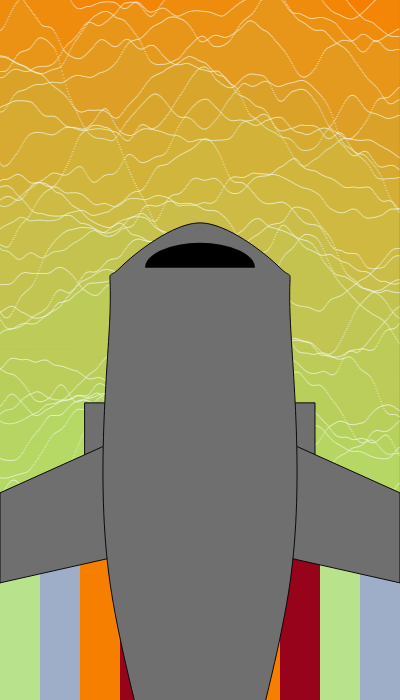
Frame 1 (no input)
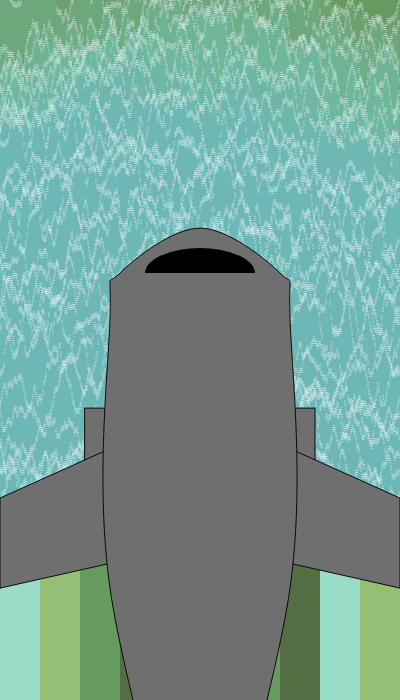
Frame 2 (the mouse pressed at the canvas centre, redrawn once)

The p5.js sketch that drew these frames (run headless with seeded random() and noise() and a simulated clock; the mouse was pressed at the canvas centre and the sketch redrawn once):

// p5.js sketch
// ── sketch.js
function setup() {
  createCanvas(400, 700);
  angleMode(DEGREES);
  pixelDensity(1);
}

function draw() {
  let ypos = height/2 + random(0,200);
  
  let colors1 = ['#003049','#d62828','#f77f00'];
  let colors2 = ['#b9e28c','#9eadc8','#f77f00','#96031a'];
  let colors3 = ['#99ddc8','#95bf74','#659b5e','#556f44'];
  let colors4 = ['#fec601','#ea7317','#73bfb8','#3da5d9'];
  let colors5 = ['#492c1d','#b18fcf','#b279a7','#ffa987'];
  let colors6 = ['#ffa987','#b18fcf','#b279a7','#492c1d'];
  let colors = random([colors1,colors2,colors3,colors4,colors5,colors6]);
  background(colors[2]);
  drawmountain(ypos,colors[0]);
  drawvegas(ypos,colors);
  let planecolor = color(111);
  drawplane(ypos,planecolor);




  noLoop();

}
function drawplane(ys,c){
  let thicc = 90;
  stroke(10);
  fill(c);
  //engines
  rect(width/4-15,ys-thicc,30,thicc);
  rect(width/4*3-15,ys-thicc,30,thicc);

  //wings
  beginShape()
  vertex(0,ys+thicc);
  vertex(0,ys);
  vertex(width/2,ys-thicc);
  vertex(width,ys);
  vertex(width,ys+thicc);
  vertex(width/2,ys+thicc/2);
  vertex(0,ys+thicc);
  endShape();

  //body
  beginShape();
  curveVertex(width/2,ys+5*thicc); //bottom
  curveVertex(width/2,ys+5*thicc); //bottom again
  curveVertex(width/2-thicc,ys+thicc); //bottom left
  curveVertex(width/2-thicc,ys-thicc*2); //mid left
  curveVertex(width/2-80,ys-thicc*2.5); //top left

  curveVertex(width/2,ys-3*thicc); //top

  curveVertex(width/2+80,ys-thicc*2.5); //top right
  curveVertex(width/2+thicc,ys-thicc*2); //mid right
  curveVertex(width/2+thicc,ys+thicc); //bottom right
  curveVertex(width/2,ys+5*thicc); //bottom again
  curveVertex(width/2,ys+5*thicc); //bottom again
  
  
  endShape();
  //accessories
  noStroke()
  fill(0);
  arc(width/2,ys-thicc*2.5,110,50,180,0);


}
function drawmountain(ypos,col){
  let newcol = color(col);
  newcol.setAlpha(15);
  var bigcliff = {
    howmany: random([5,7,30]),
    shade: random([1,5]),
    err: random([30,50,90]),
    nv: random([.01,.01,.1]),
    wmin: width,
    wmax: width,
    mb: 0,
    black: color(19, 15, 19),
    top: color(255, 255, 255),//top:color('#bb9457'),
    oneperrow: true,
    a1: 255,
    a2: 0,
    upwards: false,
    outlines: true,
    outlinecolor: newcol,
    incer:1,
    sw:1,
    miny : 0,
    maxy : ypos
  }
  let ncliff = new Cliff(bigcliff);
  ncliff.show();

}
function drawvegas(ypos,colors){
  let stripes = 10;
  let startingfrac = .5;
  let stripewid = width/stripes;
  let stripeY = ypos;//height*startingfrac;



  for (let i=0;i<stripes;i++){
    let colorind = i % colors.length;
    let mycolor = colors[colorind];
    let nx = map(i,0,stripes,0,width);
    noStroke();
    fill(mycolor);
    rect(nx,stripeY,stripewid,height);
  }

}

// ── cliff.js
class Cliff{
    constructor(cliffobj)
    {
        this.hm=cliffobj.howmany;
        this.shadeheight = cliffobj.shade;
        this.shadethic = this.shadeheight/2;

        this.shadeinc = floor(this.shadeheight/this.shadethic);
        this.err = cliffobj.err;
        this.noiseval=cliffobj.nv;
        this.wmin = cliffobj.wmin;
        this.wmax=cliffobj.wmax;
        this.b=color(cliffobj.black);
        this.w=color(219,215,219);
        this.t=color(cliffobj.top);
        this.cliffs = [];
        this.cwids = [];
        this.sas = [];
        this.mb = cliffobj.mb;
        this.opr = cliffobj.oneperrow;
        this.a1 = cliffobj.a1;
        this.a2 = cliffobj.a2;
        this.upwards = cliffobj.upwards;
        this.outlines = cliffobj.outlines;
        this.olc = cliffobj.outlinecolor;
        this.incer = cliffobj.incer;
        this.sw=cliffobj.sw;
        this.miny = cliffobj.miny;
        this.maxy = cliffobj.maxy;


        

        this.createCliffs();
        
    }
    show(){
        // print('gabe');
        if (!this.upwards)
        {
            for (let i=0;i<this.cliffs.length;i++)
            {
                this.drawcliff(this.cliffs[i].x,this.cliffs[i].y,this.cwids[i],this.sas[i]);
               
            }
        }
        else {
            for (let i=this.cliffs.length-1;i>=0;i--)
            {
                this.drawcliff(this.cliffs[i].x,this.cliffs[i].y,this.cwids[i],this.sas[i]);
            }
        }
    }
    createCliffs(){
        for (let i=0;i<this.hm;i++)
        {
            let nx = random(this.mb ,width-this.mb );

            let ny= random(this.miny ,this.maxy );//map(i,0,this.hm-1,0,height);
            if (this.opr){
                nx = this.mb;
                ny = map(i,0,this.hm-1,this.miny ,this.maxy);
            }
            let cliffw =random(this.wmin,this.wmax);
            if (nx+cliffw>width-this.mb ){
                cliffw = width - nx - this.mb;
            }

            let goodtogo=true;
            for (let i=0;i<this.cliffs.length;i++)
            {
                let ybuf= this.cwids[i]/3;
                if (nx >=this.cliffs[i].x-cliffw && nx <=this.cliffs[i].x+this.cwids[i]){
                    if (ny >=this.cliffs[i].y-ybuf && ny <=this.cliffs[i].y+ybuf){
                        goodtogo=false;
                    }
                }
            }

            if (goodtogo || this.opr){            
                this.cliffs.push(createVector(nx,ny));
                this.cwids.push(cliffw);
                this.sas.push(random([90,180,180,270,220,300]));
            }
        }

    }
    drawcliff(x,y,sc,sa){

        let extrang = random(170,360);
        for (let i=0;i<sc;i+=this.incer)
        {


            let curangle = map(i,0,sc-1,sa,400);
            let bendy=sin(curangle)*sc/10;




            let nx = x+i;
            let ny= y + map(noise(y+i*this.noiseval),0,1,0-this.err,this.err) + bendy;

            for (let j=0;j<this.shadeheight;j+=this.shadeinc){
                let tempcolor = lerpColor(this.t,this.b,y/height);
                tempcolor.setAlpha(map(j,0,this.shadeheight-1,this.a1,this.a2));
                strokeWeight(this.sw);
                tempcolor=this.t;
                stroke(tempcolor);

                point(nx,ny+j);
                // circle(nx,ny+j,50);


                if (this.outlines)
                {
                    let tempcolor2 = color(this.olc);
                    stroke(tempcolor2);
                    strokeWeight(1);
                    if (this.upwards)
                    {
                        line(nx,0,nx,ny+j-1);

                    }
                    else{
                        line(nx,height,nx,ny+j-1);
                    }
                    
                }
            }
            
        }

    }
}
